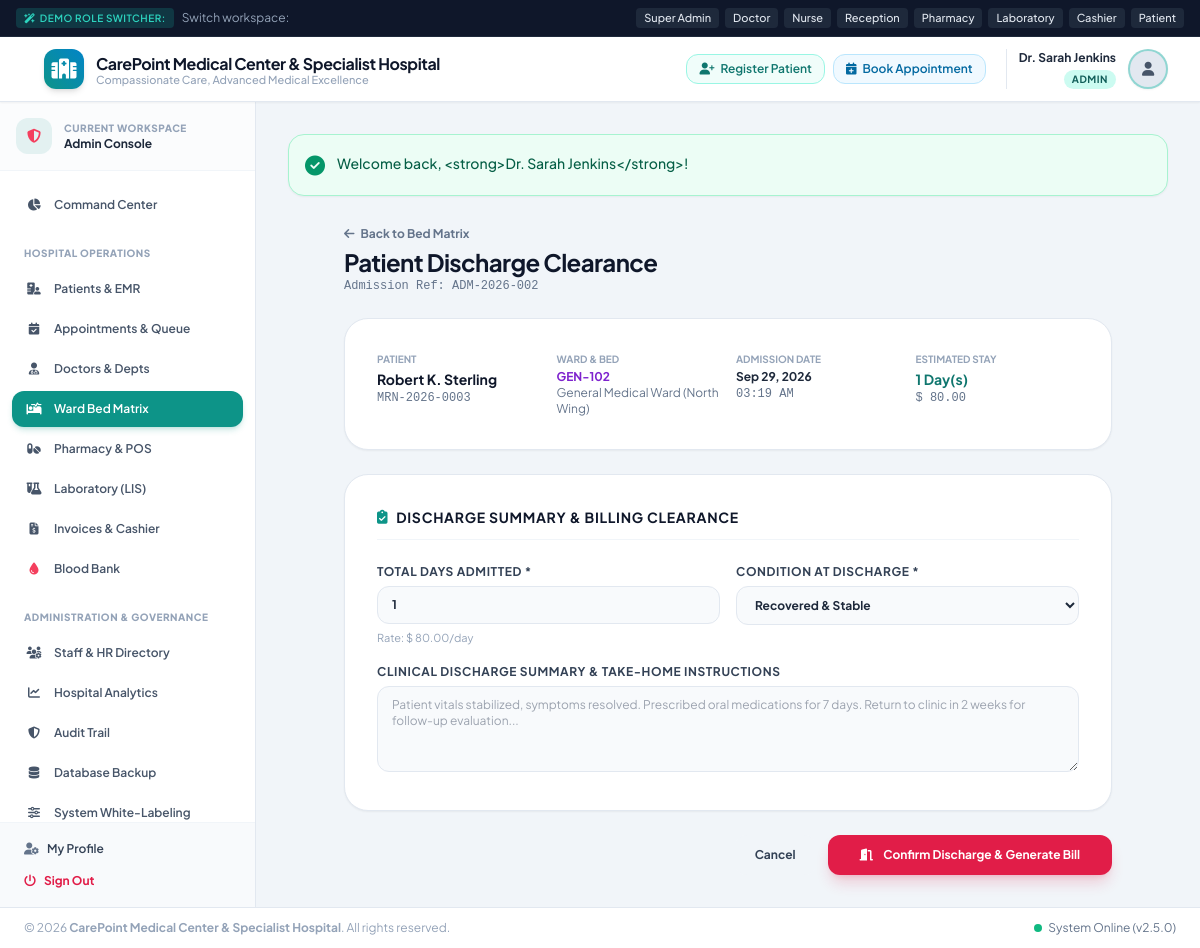
The page /modules/ipd/discharge.php?id=2 (signed in) on the database its author committed.
### tables this page shows
CREATE TABLE IF NOT EXISTS `ipd_admissions` (
  `id` INT AUTO_INCREMENT PRIMARY KEY,
  `admission_number` VARCHAR(50) NOT NULL UNIQUE,
  `patient_id` INT NOT NULL,
  `doctor_id` INT NOT NULL,
  `bed_id` INT NOT NULL,
  `admission_date` DATETIME NOT NULL,
  `discharge_date` DATETIME NULL,
  `admission_reason` TEXT NOT NULL,
  `initial_diagnosis` TEXT NULL,
  `doctor_orders` TEXT NULL,
  `discharge_summary` TEXT NULL,
  `discharge_condition` VARCHAR(100) NULL,
  `status` ENUM('Admitted', 'Discharged', 'Transferred') DEFAULT 'Admitted',
  `total_bed_days` INT DEFAULT 0,
  `total_bed_charges` DECIMAL(10,2) DEFAULT 0.00,
  `created_at` TIMESTAMP DEFAULT CURRENT_TIMESTAMP,
  FOREIGN KEY (`patient_id`) REFERENCES `patients`(`id`) ON DELETE CASCADE,
  FOREIGN KEY (`doctor_id`) REFERENCES `doctors`(`id`) ON DELETE CASCADE,
  FOREIGN KEY (`bed_id`) REFERENCES `beds`(`id`) ON DELETE RESTRICT
);

CREATE TABLE IF NOT EXISTS `patients` (
  `id` INT AUTO_INCREMENT PRIMARY KEY,
  `user_id` INT NULL UNIQUE,
  `mrn` VARCHAR(50) NOT NULL UNIQUE,
  `full_name` VARCHAR(150) NOT NULL,
  `email` VARCHAR(120) NULL,
  `phone` VARCHAR(30) NOT NULL,
  `gender` ENUM('Male', 'Female', 'Other') NOT NULL,
  `date_of_birth` DATE NOT NULL,
  `blood_group` ENUM('A+', 'A-', 'B+', 'B-', 'O+', 'O-', 'AB+', 'AB-', 'Unknown') DEFAULT 'Unknown',
  `address` TEXT NULL,
  `emergency_contact_name` VARCHAR(150) NULL,
  `emergency_contact_phone` VARCHAR(30) NULL,
  `emergency_contact_relation` VARCHAR(60) NULL,
  `allergies` TEXT NULL,
  `chronic_diseases` TEXT NULL,
  `created_at` TIMESTAMP DEFAULT CURRENT_TIMESTAMP,
  `updated_at` TIMESTAMP DEFAULT CURRENT_TIMESTAMP ON UPDATE CURRENT_TIMESTAMP,
  FOREIGN KEY (`user_id`) REFERENCES `users`(`id`) ON DELETE SET NULL
);

CREATE TABLE IF NOT EXISTS `beds` (
  `id` INT AUTO_INCREMENT PRIMARY KEY,
  `ward_id` INT NOT NULL,
  `bed_number` VARCHAR(30) NOT NULL,
  `status` ENUM('Available', 'Occupied', 'Reserved', 'Maintenance') DEFAULT 'Available',
  `daily_rate` DECIMAL(10,2) NOT NULL DEFAULT 100.00,
  `current_patient_id` INT NULL,
  `created_at` TIMESTAMP DEFAULT CURRENT_TIMESTAMP,
  FOREIGN KEY (`ward_id`) REFERENCES `wards`(`id`) ON DELETE CASCADE,
  FOREIGN KEY (`current_patient_id`) REFERENCES `patients`(`id`) ON DELETE SET NULL
);

CREATE TABLE IF NOT EXISTS `wards` (
  `id` INT AUTO_INCREMENT PRIMARY KEY,
  `name` VARCHAR(100) NOT NULL,
  `type` ENUM('General', 'Semi-Private', 'Deluxe', 'ICU', 'CCU', 'Emergency', 'Pediatric', 'Maternity', 'Surgical') DEFAULT 'General',
  `floor` VARCHAR(30) DEFAULT '1st Floor',
  `total_beds` INT NOT NULL DEFAULT 10,
  `daily_rate` DECIMAL(10,2) NOT NULL DEFAULT 100.00,
  `description` TEXT NULL,
  `created_at` TIMESTAMP DEFAULT CURRENT_TIMESTAMP
);

### config/helpers.php (called while the page is built, shortened)
<?php
function e(?string $string): string {
    return htmlspecialchars($string ?? '', ENT_QUOTES, 'UTF-8');
}
function getSetting(string $key, $default = null) {
    static $settingsCache = null;
    $pdo = Database::getConnection();
    if ($settingsCache === null) {
        $settingsCache = [];
        try {
            $stmt = $pdo->query("SELECT `key`, `value` FROM system_settings");
            while ($row = $stmt->fetch()) {
                $settingsCache[$row['key']] = $row['value'];
            }
        } catch (Exception $e) {
            return $default;
        }
    }
    return $settingsCache[$key] ?? $default;
}
function formatMoney($amount): string {
    $currency = getSetting('currency_symbol', DEFAULT_CURRENCY);
    $formatted = number_format((float)($amount ?? 0), 2);
    return $currency . ' ' . $formatted;
}
function formatDate(?string $dateString, string $format = 'M d, Y'): string {
    try {
        $dt = new DateTime($dateString);
        return $dt->format($format);
    } catch (Exception $e) {
        return $dateString;
    }
}

### modules/ipd/discharge.php (the view, shortened to what this page needs)
<?php
require_once __DIR__ . '/../../includes/header.php';
require_once __DIR__ . '/../../includes/auth_check.php';
$pdo = Database::getConnection();
$admissionId = (int)($_GET['id'] ?? 0);
if ($admissionId > 0) {
    $stmt = $pdo->prepare("SELECT adm.*, p.full_name as patient_name, p.mrn, p.gender, p.date_of_birth, b.bed_number, b.daily_rate, w.name as ward_name, u.full_name as doctor_name
                           FROM ipd_admissions adm
                           JOIN patients p ON adm.patient_id = p.id
                           JOIN beds b ON adm.bed_id = b.id
                           JOIN wards w ON b.ward_id = w.id
                           JOIN doctors d ON adm.doctor_id = d.id
                           JOIN users u ON d.user_id = u.id
                           WHERE adm.id = ?");
    $stmt->execute([$admissionId]);
}
$adm = $stmt->fetch();
$admitDate = new DateTime($adm['admission_date']);
$now = new DateTime();
$diff = $admitDate->diff($now);
$daysStayed = max(1, $diff->days);
$totalBedCharges = $daysStayed * (float)$adm['daily_rate'];
?>
<div class="max-w-3xl mx-auto space-y-6">
    <div>
        <a href="beds.php" class="text-xs text-slate-500 hover:text-teal-600 font-bold inline-flex items-center mb-1">
            <i class="fa-solid fa-arrow-left mr-1.5"></i> Back to Bed Matrix
        </a>
        <h1 class="text-2xl font-bold text-slate-900 tracking-tight">Patient Discharge Clearance</h1>
        <p class="text-xs text-slate-500 font-mono">Admission Ref: <?= e($adm['admission_number']) ?></p>
    </div>
    <div class="bg-white rounded-3xl p-6 sm:p-8 border border-slate-200 shadow-sm grid grid-cols-2 sm:grid-cols-4 gap-4 text-xs">
        <div>
            <span class="text-slate-400 uppercase font-bold text-[10px]">Patient</span>
            <h4 class="font-bold text-slate-900 text-sm mt-0.5"><?= e($adm['patient_name']) ?></h4>
            <span class="text-slate-500 font-mono"><?= e($adm['mrn']) ?></span>
        </div>
        <div>
            <span class="text-slate-400 uppercase font-bold text-[10px]">Ward & Bed</span>
            <span class="font-bold text-purple-700 block mt-0.5"><?= e($adm['bed_number']) ?></span>
            <span class="text-slate-500"><?= e($adm['ward_name']) ?></span>
        </div>
        <div>
            <span class="text-slate-400 uppercase font-bold text-[10px]">Admission Date</span>
            <span class="font-bold text-slate-800 block mt-0.5"><?= formatDate($adm['admission_date']) ?></span>
            <span class="text-slate-500 font-mono"><?= date('h:i A', strtotime($adm['admission_date'])) ?></span>
        </div>
        <div>
            <span class="text-slate-400 uppercase font-bold text-[10px]">Estimated Stay</span>
            <span class="font-bold text-teal-700 text-sm block mt-0.5"><?= $daysStayed ?> Day(s)</span>
            <span class="text-slate-500 font-mono"><?= formatMoney($totalBedCharges) ?></span>
        </div>
    </div>
    <form method="POST" action="" class="space-y-6">
        <div class="bg-white rounded-3xl p-6 sm:p-8 border border-slate-200 shadow-sm space-y-6">
            <div class="border-b border-slate-100 pb-3">
                <h3 class="text-sm font-bold text-slate-900 uppercase tracking-wider flex items-center">
                    <i class="fa-solid fa-clipboard-check text-teal-600 mr-2"></i> Discharge Summary & Billing Clearance
                </h3>
            </div>
            <div class="grid grid-cols-1 sm:grid-cols-2 gap-4">
                <div>
                    <label class="block text-xs font-bold text-slate-700 uppercase tracking-wider mb-1.5">Total Days Admitted *</label>
                    <input type="number" name="total_bed_days" value="<?= $daysStayed ?>" min="1" required class="w-full px-3.5 py-2.5 bg-slate-50 border border-slate-200 rounded-xl text-xs focus:ring-2 focus:ring-teal-500 focus:bg-white focus:outline-none font-bold">
                    <span class="text-[11px] text-slate-400">Rate: <?= formatMoney($adm['daily_rate']) ?>/day</span>
                </div>
                <div>
                    <label class="block text-xs font-bold text-slate-700 uppercase tracking-wider mb-1.5">Condition at Discharge *</label>
                    <select name="discharge_condition" required class="w-full px-3.5 py-2.5 bg-slate-50 border border-slate-200 rounded-xl text-xs focus:ring-2 focus:ring-teal-500 focus:bg-white focus:outline-none font-bold">
                        <option value="Recovered & Stable">Recovered & Stable</option>
                    </select>
                </div>
                <div class="sm:col-span-2">
                    <label class="block text-xs font-bold text-slate-700 uppercase tracking-wider mb-1.5">Clinical Discharge Summary & Take-Home Instructions</label>
                    <textarea name="discharge_summary" rows="4" placeholder="Patient vitals stabilized, symptoms resolved. Prescribed oral medications for 7 days. Return to clinic in 2 weeks for follow-up evaluation..." class="w-full px-3.5 py-2.5 bg-slate-50 border border-slate-200 rounded-xl text-xs focus:ring-2 focus:ring-teal-500 focus:bg-white focus:outline-none"></textarea>
                </div>
            </div>
        </div>
        <div class="flex items-center justify-end space-x-3">
            <a href="beds.php" class="px-5 py-3 rounded-xl bg-slate-100 hover:bg-slate-200 text-slate-700 text-xs font-bold transition">
                Cancel
            </a>
            <button type="submit" class="px-8 py-3 rounded-xl bg-rose-600 hover:bg-rose-700 text-white text-xs font-bold shadow-lg shadow-rose-600/20 transition transform hover:-translate-y-0.5">
                <i class="fa-solid fa-door-open mr-2"></i> Confirm Discharge & Generate Bill
            </button>
        </div>
    </form>
</div>
<?php require_once __DIR__ . '/../../includes/footer.php'; ?>

### assets/css/style.css (style rules this page uses)
body { font-family: 'Plus Jakarta Sans', -apple-system, BlinkMacSystemFont, "Segoe UI", Roboto, sans-serif; color: #1e293b; background-color: #f8fafc; }

### rows shown on the page
ipd_admissions: admission_number "ADM-2026-002", patient.full_name "Robert K. Sterling", patient.mrn "MRN-2026-0003", bed.bed_number "GEN-102", wards.name "General Medical Ward (North Wing)", admission_date "Sep 29, 2026", admission_date "03:19 AM", admission_date "1", admission_date.daily_rate "$ 80.00", total_bed_days "1", bed.daily_rate "$ 80.00"

### other values the page prints
$hospitalName "CarePoint Medical Center & Specialist Hospital"
$hospitalTagline "Compassionate Care, Advanced Medical Excellence"
$user['name'] "Dr. Sarah Jenkins"
$user['role'] "ADMIN"
$userRole "Admin"
$flash['message'] "Welcome back, <strong>Dr. Sarah Jenkins</strong>!"
getSetting('hospital_name', DEFAULT_HOSPITAL_NAME) "CarePoint Medical Center & Specialist Hospital"
APP_VERSION "2.5.0"
